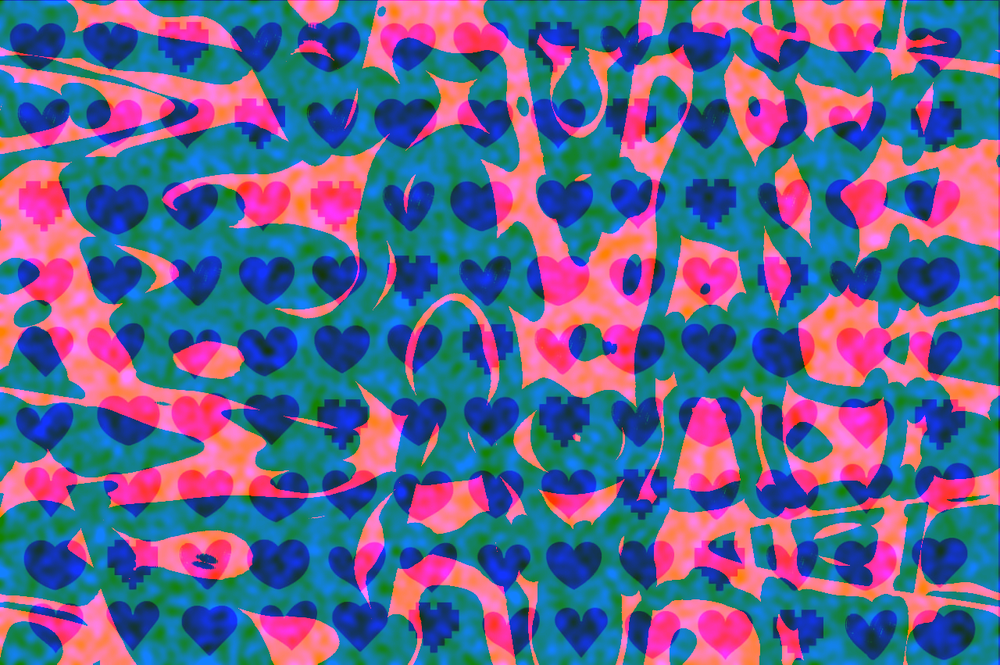
#> input picture hearts/hearts 3.png, 1000 x 665 px, shrunk from 1280 x 851 before the run
$ python solutions.py
#> lines starting #> are read from the running program, lines starting #| are printed output that depends on the picture; after the words box and inside, x2 and y2 are one past the last pixel; in counts of white or black regions, pixels touching at a corner belong together
#> in image3, image is the input picture: shape (665, 1000, 3); mean R, G, B 95.6, 103.3, 143.4
import cv2
from skimage.morphology import label
import numpy as np
from skimage.morphology import disk
import matplotlib.pyplot as plt
from skimage.color import rgb2lab ,rgb2gray, rgba2rgb
from skimage import morphology
from skimage.io import imread, imsave
from skimage import img_as_ubyte
from skimage.filters import gaussian
from skimage.filters import try_all_threshold
from skimage import exposure

def segment_by_colour(img, al, ah, bl, bh):
#> called with al = 0, ah = 100, bl = -100, bh = -40
    mask = rgb2lab(img)
#> mask: shape (665, 1000, 3) float64; mean of channels 0, 1, 2 49.3, 14.8, -15.7
    img1 = np.logical_and(mask[:, :, 2] > bl, mask[:, :, 2] < bh)
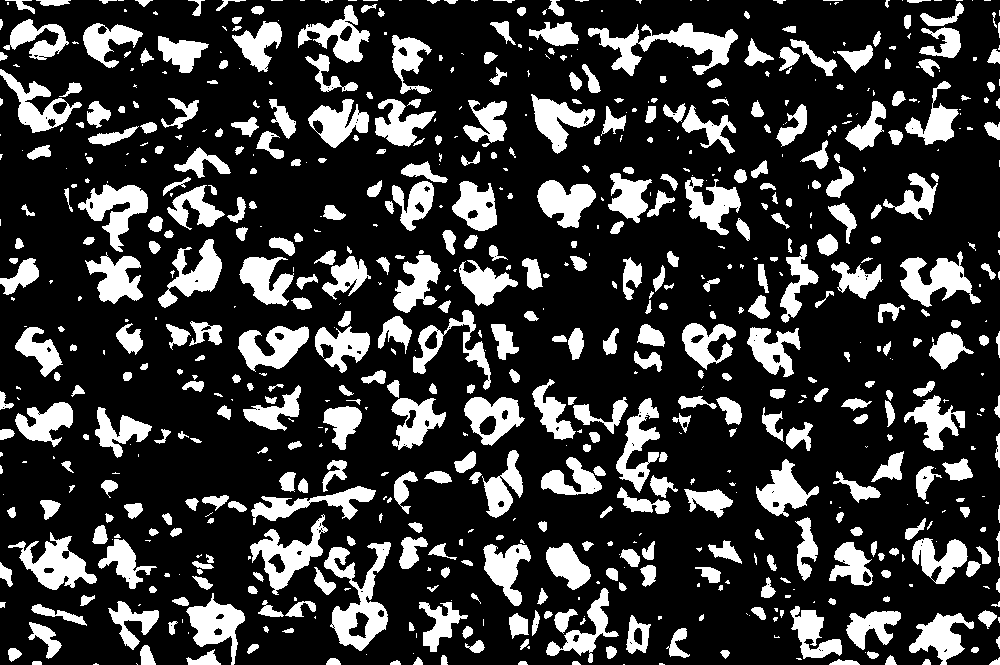
#> img1: shape (665, 1000) bool; 22.6% white; 732 white regions (267 under 20 px), largest, box (x1, y1, x2, y2) and area: (324, 542, 391, 651) 2924, (588, 23, 738, 76) 2815, (8, 532, 97, 590) 2125
    img2 = np.logical_and(mask[:, :, 1] > al, mask[:, :, 1] < ah)
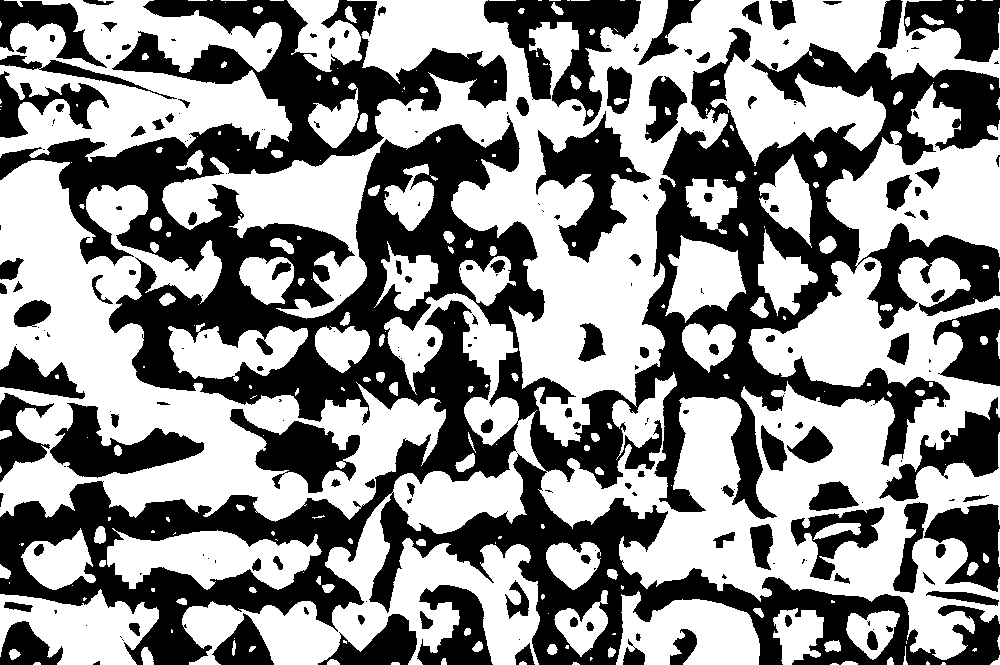
#> img2: shape (665, 1000) bool; 56% white; 223 black regions (98 under 20 px), largest, box (x1, y1, x2, y2) and area: (0, 0, 1000, 665) 210424, (484, 0, 641, 126) 7655, (536, 111, 651, 263) 6326
    mask = np.logical_and(img1, img2)
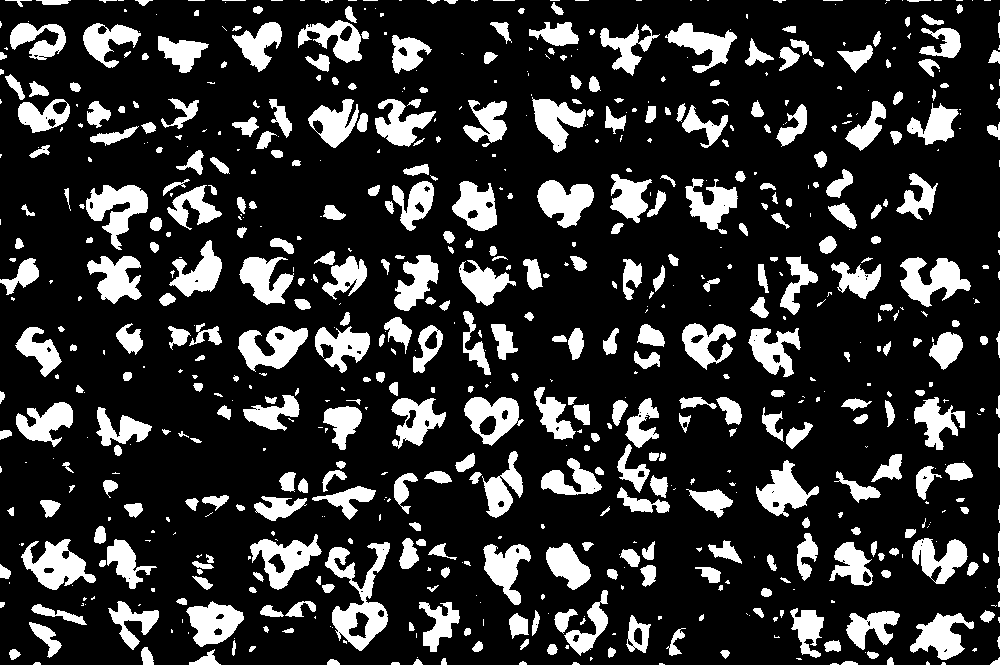
#> mask: shape (665, 1000) bool; 19.7% white; 717 white regions (299 under 20 px), largest, box (x1, y1, x2, y2) and area: (325, 542, 390, 651) 2740, (86, 185, 148, 250) 1930, (21, 539, 96, 590) 1904


    mask = mask.astype(int)
    return mask

def image1():
    image = imread("hearts 1.png")
    image_gray = rgb2gray(image)
    return image_gray > 0.07
def image2():
    image = imread("hearts 2.png")
    img_adapteq = exposure.equalize_adapthist(image, clip_limit=0.2)
    plt.hist(img_adapteq.ravel(), bins=256)
    plt.show()
    return img_adapteq>0.42
def image3():
    image = imread("hearts 3.png")
    mask1 = segment_by_colour(image,0,100,-100,-40)
    return mask1
if __name__=="__main__":
    plt.imshow(image3())
    plt.show()
